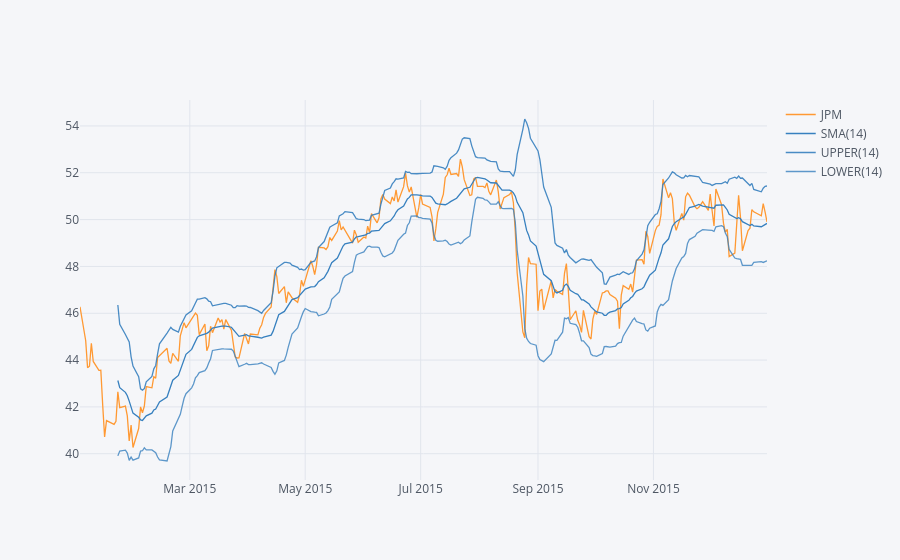

The code cell stored with this chart in its notebook:
### Markdown cell above
**Use .ta_plot(study='boll') to create a Bollinger Band Plot for Bank of America for the year 2015.**

### Code cell
bank_stocks.xs('Close',level = 'Stock Info', axis=1)['JPM'].loc['2015'].ta_plot(study='boll')

### Figure 1 — Plotly figure (JSON) as saved in the notebook; plotly's stock layout.template omitted (floating-point values rounded to 4 significant figures; data arrays with more than 128 entries replaced by an {"elided": "..."} marker saying what was removed)
{"data": [{"line": {"color": "rgba(255, 153, 51, 1.0)", "dash": "solid", "shape": "linear", "width": 1.3}, "mode": "lines", "name": "JPM", "text": "", "type": "scatter", "x": {"elided": "252 str values"}, "y": {"elided": "252 float values"}}, {"line": {"color": "rgba(55, 128, 191, 1.0)", "dash": "solid", "shape": "linear", "width": 1.3}, "mode": "lines", "name": "SMA(14)", "text": "", "type": "scatter", "x": {"elided": "252 str values"}, "y": {"elided": "252 mixed values"}}, {"line": {"color": "rgba(55, 128, 191, 0.8999999999999999)", "dash": "solid", "shape": "linear", "width": 1.3}, "mode": "lines", "name": "UPPER(14)", "text": "", "type": "scatter", "x": {"elided": "252 str values"}, "y": {"elided": "252 mixed values"}}, {"line": {"color": "rgba(55, 128, 191, 0.7999999999999998)", "dash": "solid", "shape": "linear", "width": 1.3}, "mode": "lines", "name": "LOWER(14)", "text": "", "type": "scatter", "x": {"elided": "252 str values"}, "y": {"elided": "252 mixed values"}}], "layout": {"autosize": true, "legend": {"bgcolor": "#F5F6F9", "font": {"color": "#4D5663"}}, "paper_bgcolor": "#F5F6F9", "plot_bgcolor": "#F5F6F9", "title": {"font": {"color": "#4D5663"}}, "xaxis": {"autorange": true, "gridcolor": "#E1E5ED", "range": ["2015-01-02", "2015-12-31"], "showgrid": true, "tickfont": {"color": "#4D5663"}, "title": {"font": {"color": "#4D5663"}, "text": ""}, "type": "date", "zerolinecolor": "#E1E5ED"}, "yaxis": {"autorange": true, "gridcolor": "#E1E5ED", "range": [38.88, 55.11], "showgrid": true, "tickfont": {"color": "#4D5663"}, "title": {"font": {"color": "#4D5663"}, "text": ""}, "type": "linear", "zerolinecolor": "#E1E5ED"}}}
